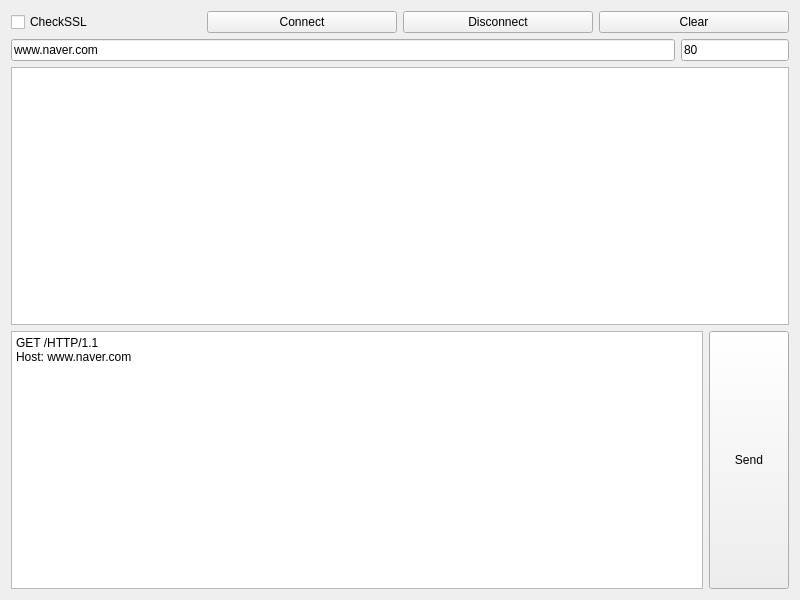
<?xml version="1.0" encoding="UTF-8"?>
<ui version="4.0">
 <class>Widget</class>
 <widget class="QWidget" name="Widget">
  <property name="geometry">
   <rect>
    <x>0</x>
    <y>0</y>
    <width>800</width>
    <height>600</height>
   </rect>
  </property>
  <property name="windowTitle">
   <string>WebClient</string>
  </property>
  <layout class="QGridLayout" name="gridLayout">
   <item row="0" column="0">
    <layout class="QVBoxLayout" name="verticalLayout">
     <item>
      <layout class="QHBoxLayout" name="horizontalLayout">
       <item>
        <widget class="QCheckBox" name="checkSSL">
         <property name="text">
          <string>CheckSSL</string>
         </property>
        </widget>
       </item>
       <item>
        <widget class="QPushButton" name="pbConnect">
         <property name="text">
          <string>Connect</string>
         </property>
        </widget>
       </item>
       <item>
        <widget class="QPushButton" name="pbDisconnect">
         <property name="text">
          <string>Disconnect</string>
         </property>
        </widget>
       </item>
       <item>
        <widget class="QPushButton" name="pbClear">
         <property name="text">
          <string>Clear</string>
         </property>
        </widget>
       </item>
      </layout>
     </item>
     <item>
      <layout class="QHBoxLayout" name="horizontalLayout_2">
       <item>
        <widget class="QLineEdit" name="leHost">
         <property name="text">
          <string>www.naver.com</string>
         </property>
        </widget>
       </item>
       <item>
        <widget class="QLineEdit" name="lePort">
         <property name="sizePolicy">
          <sizepolicy hsizetype="Fixed" vsizetype="Fixed">
           <horstretch>0</horstretch>
           <verstretch>0</verstretch>
          </sizepolicy>
         </property>
         <property name="text">
          <string>80</string>
         </property>
        </widget>
       </item>
      </layout>
     </item>
     <item>
      <widget class="QPlainTextEdit" name="pteMessage"/>
     </item>
     <item>
      <layout class="QHBoxLayout" name="horizontalLayout_3">
       <item>
        <widget class="QPlainTextEdit" name="pteSend">
         <property name="plainText">
          <string>GET /HTTP/1.1
Host: www.naver.com

</string>
         </property>
        </widget>
       </item>
       <item>
        <widget class="QPushButton" name="pbSend">
         <property name="sizePolicy">
          <sizepolicy hsizetype="Minimum" vsizetype="Expanding">
           <horstretch>0</horstretch>
           <verstretch>0</verstretch>
          </sizepolicy>
         </property>
         <property name="text">
          <string>Send</string>
         </property>
        </widget>
       </item>
      </layout>
     </item>
    </layout>
   </item>
  </layout>
 </widget>
 <resources/>
 <connections/>
</ui>
